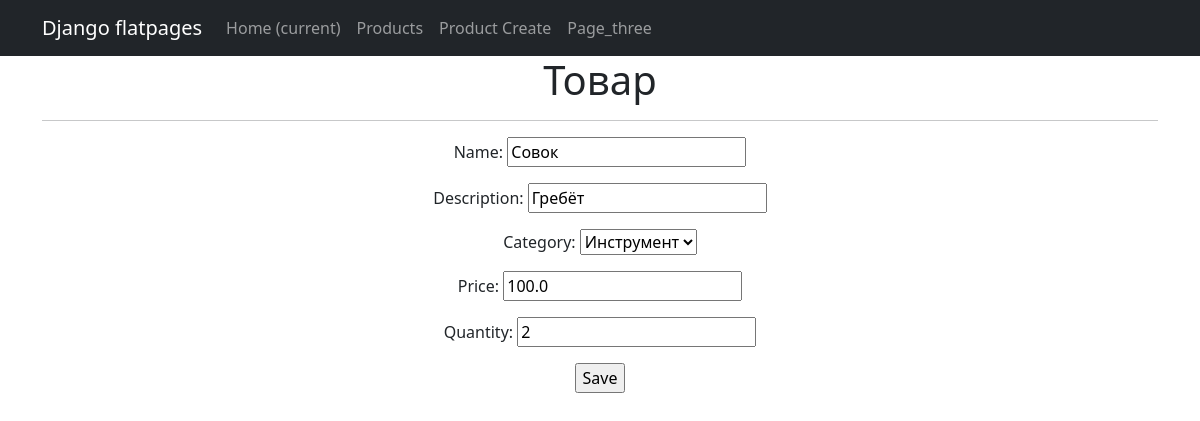
The page /products/4/update/ on the database its author committed.
### simpleapp/models.py (models this page shows, shortened)
class Product(models.Model):
    name = models.CharField(
        max_length=50,
        unique=True, # названия товаров не должны повторяться
    )
    description = models.TextField()
    quantity = models.IntegerField(
        validators=[MinValueValidator(0)],
    )
    category = models.ForeignKey(
        to='Category',
        on_delete=models.CASCADE,
        related_name='products', # все продукты в категории будут доступны через поле products
    )
    price = models.FloatField(
        validators=[MinValueValidator(0.0)],
    )

class Category(models.Model):
    name = models.CharField(max_length=100, unique=True)
    def __str__(self):
        return self.name.title()

### simpleapp/views.py (the view)
# urls.py: path('<int:pk>/update/', ProductUpdate.as_view(), name='product_update'),
class ProductUpdate(UpdateView):
    form_class = ProductForm
    model = Product
    template_name = 'product_edit.html'

### simpleapp/forms.py (shortened to what this page needs)
class ProductForm(forms.ModelForm):
    description = forms.CharField(min_length=20)
    class Meta:
        model = Product
        fields = [
            'name',
            'description',
            'category',
            'price',
            'quantity',
        ]

### templates/product_edit.html (shortened to what this page needs)
{% extends 'flatpages/default.html' %}
{% block content %}
<h1>Товар</h1>
<hr>
<form action="" method="post">
    {{ form.as_p }}
    <input type="submit" value="Save" />
</form>
{% endblock content %}

### rows shown on the page
Product: name "Совок", description "Гребёт", category "Инструмент", price "100.0", quantity "2"
